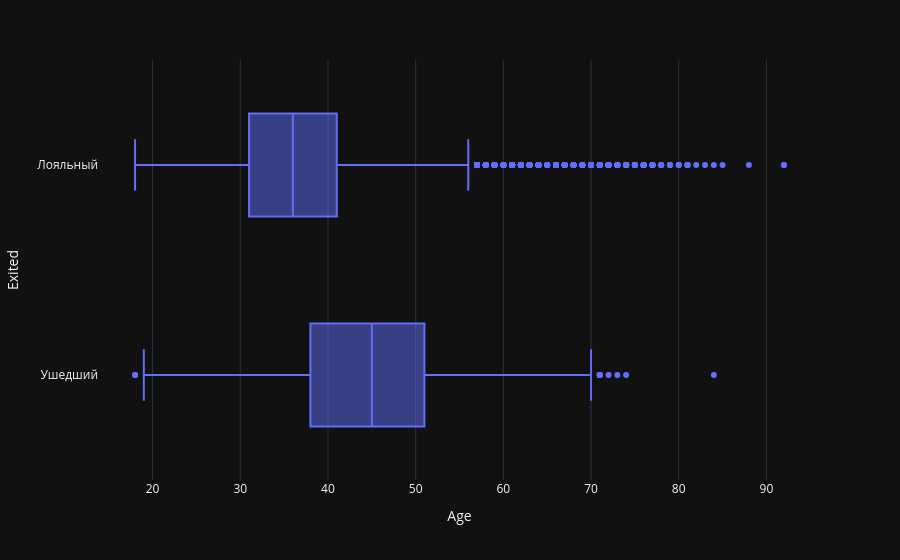

Notebook code cell kept with this figure:
### Markdown cell above
#### 9.4. Посмотрите на распределение возраста в разрезе признака оттока. В какой группе больше потенциальных выбросов? На какую возрастную категорию клиентов стоит обратить внимание банку?

### Code cell
fig_4 = px.box(
    data_frame=churn_data,
    x='Age',
    y='Exited',
    orientation='h'   
)
fig_4

### Figure 1 — Plotly figure (JSON) as saved in the notebook; plotly's stock layout.template omitted (floating-point values rounded to 4 significant figures; data arrays with more than 128 entries replaced by an {"elided": "..."} marker saying what was removed)
{"data": [{"alignmentgroup": "True", "hovertemplate": "Age=%{x}<br>Exited=%{y}<extra></extra>", "legendgroup": "", "marker": {"color": "#636efa"}, "name": "", "notched": false, "offsetgroup": "", "orientation": "h", "showlegend": false, "x": {"elided": "10000 int values"}, "x0": " ", "xaxis": "x", "y": {"elided": "10000 str values"}, "y0": " ", "yaxis": "y", "type": "box"}], "layout": {"xaxis": {"anchor": "y", "domain": [0.0, 1.0], "title": {"text": "Age"}}, "yaxis": {"anchor": "x", "domain": [0.0, 1.0], "title": {"text": "Exited"}}, "legend": {"tracegroupgap": 0}, "margin": {"t": 60}, "boxmode": "group"}}
